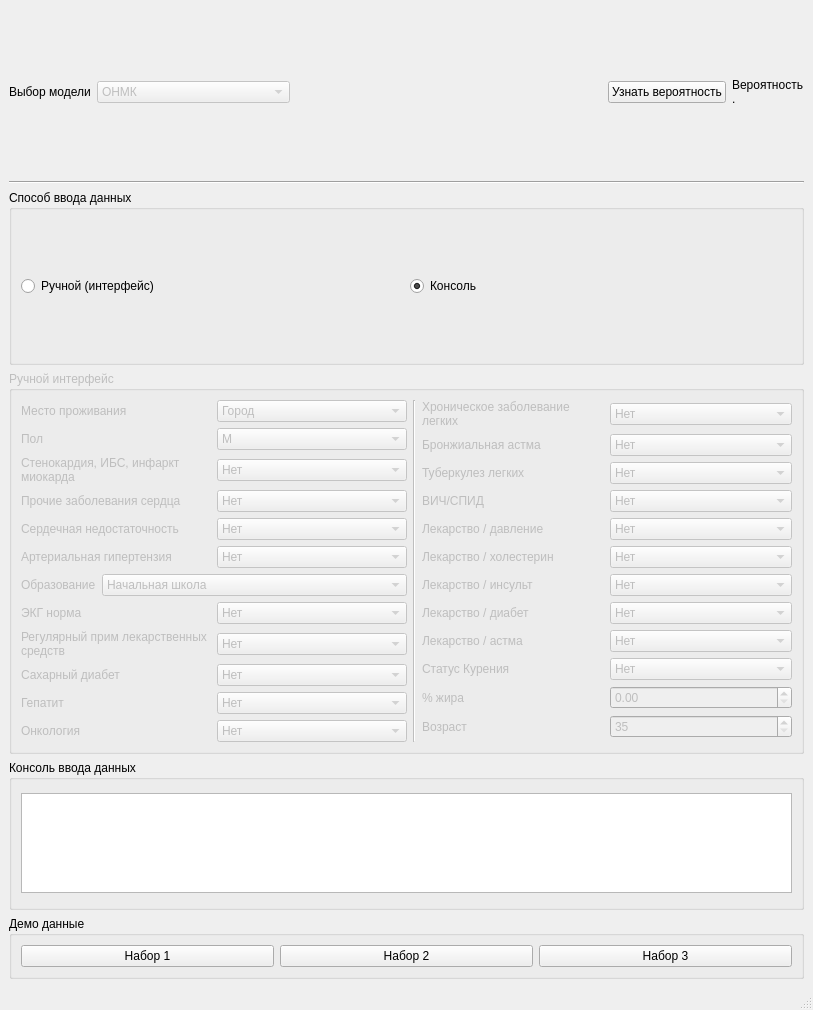
<?xml version="1.0" encoding="UTF-8"?>
<ui version="4.0">
 <class>heartUI</class>
 <widget class="QMainWindow" name="heartUI">
  <property name="geometry">
   <rect>
    <x>0</x>
    <y>0</y>
    <width>813</width>
    <height>1010</height>
   </rect>
  </property>
  <property name="windowTitle">
   <string>Оценка вероятности развития ССЗ</string>
  </property>
  <widget class="QWidget" name="centralwidget">
   <layout class="QGridLayout" name="gridLayout">
    <item row="0" column="0">
     <layout class="QVBoxLayout" name="verticalLayout_5">
      <item>
       <layout class="QVBoxLayout" name="verticalLayout_2">
        <item>
         <layout class="QVBoxLayout" name="verticalLayout">
          <item>
           <layout class="QHBoxLayout" name="horizontalLayout_8">
            <item>
             <layout class="QHBoxLayout" name="horizontalLayout">
              <item>
               <widget class="QLabel" name="labelSelectModel">
                <property name="text">
                 <string>Выбор модели</string>
                </property>
               </widget>
              </item>
              <item>
               <widget class="QComboBox" name="selectModelBox">
                <property name="enabled">
                 <bool>false</bool>
                </property>
                <item>
                 <property name="text">
                  <string>ОНМК</string>
                 </property>
                </item>
                <item>
                 <property name="text">
                  <string>Стенокардия, ИБС, инфаркт</string>
                 </property>
                </item>
                <item>
                 <property name="text">
                  <string>Прочие заболевания</string>
                 </property>
                </item>
                <item>
                 <property name="text">
                  <string>Серд. недост.</string>
                 </property>
                </item>
                <item>
                 <property name="text">
                  <string>Арт. гипертензия</string>
                 </property>
                </item>
               </widget>
              </item>
             </layout>
            </item>
            <item>
             <spacer name="horizontalSpacer">
              <property name="orientation">
               <enum>Qt::Horizontal</enum>
              </property>
              <property name="sizeHint" stdset="0">
               <size>
                <width>28</width>
                <height>20</height>
               </size>
              </property>
             </spacer>
            </item>
            <item>
             <layout class="QHBoxLayout" name="horizontalLayout_7">
              <item>
               <widget class="QPushButton" name="btnRez">
                <property name="text">
                 <string>Узнать вероятность</string>
                </property>
               </widget>
              </item>
              <item>
               <widget class="QLabel" name="l_rez">
                <property name="text">
                 <string>Вероятность                                                         .</string>
                </property>
                <property name="wordWrap">
                 <bool>true</bool>
                </property>
               </widget>
              </item>
             </layout>
            </item>
           </layout>
          </item>
          <item>
           <widget class="Line" name="line">
            <property name="orientation">
             <enum>Qt::Horizontal</enum>
            </property>
           </widget>
          </item>
         </layout>
        </item>
        <item>
         <widget class="QGroupBox" name="groupBox">
          <property name="title">
           <string>Способ ввода данных</string>
          </property>
          <layout class="QHBoxLayout" name="horizontalLayout_29">
           <item>
            <layout class="QHBoxLayout" name="horizontalLayout_28">
             <item>
              <widget class="QRadioButton" name="rb_manual">
               <property name="text">
                <string>Ручной (интерфейс)</string>
               </property>
               <property name="checked">
                <bool>false</bool>
               </property>
               <attribute name="buttonGroup">
                <string notr="true">buttonGroup</string>
               </attribute>
              </widget>
             </item>
             <item>
              <widget class="QRadioButton" name="rb_console">
               <property name="text">
                <string>Консоль</string>
               </property>
               <property name="checked">
                <bool>true</bool>
               </property>
               <attribute name="buttonGroup">
                <string notr="true">buttonGroup</string>
               </attribute>
              </widget>
             </item>
            </layout>
           </item>
          </layout>
         </widget>
        </item>
       </layout>
      </item>
      <item>
       <widget class="QGroupBox" name="gb_manual">
        <property name="enabled">
         <bool>false</bool>
        </property>
        <property name="title">
         <string>Ручной интерфейс</string>
        </property>
        <layout class="QHBoxLayout" name="horizontalLayout_31">
         <item>
          <layout class="QHBoxLayout" name="horizontalLayout_30">
           <item>
            <layout class="QVBoxLayout" name="verticalLayout_3">
             <item>
              <layout class="QHBoxLayout" name="horizontalLayout_2">
               <item>
                <widget class="QLabel" name="label_area">
                 <property name="text">
                  <string>Место проживания</string>
                 </property>
                </widget>
               </item>
               <item>
                <widget class="QComboBox" name="cb_area">
                 <item>
                  <property name="text">
                   <string>Город</string>
                  </property>
                 </item>
                 <item>
                  <property name="text">
                   <string>Село</string>
                  </property>
                 </item>
                </widget>
               </item>
              </layout>
             </item>
             <item>
              <layout class="QHBoxLayout" name="horizontalLayout_3">
               <item>
                <widget class="QLabel" name="label_sex">
                 <property name="text">
                  <string>Пол</string>
                 </property>
                </widget>
               </item>
               <item>
                <widget class="QComboBox" name="cb_sex">
                 <item>
                  <property name="text">
                   <string>М</string>
                  </property>
                 </item>
                 <item>
                  <property name="text">
                   <string>Ж</string>
                  </property>
                 </item>
                </widget>
               </item>
              </layout>
             </item>
             <item>
              <layout class="QHBoxLayout" name="horizontalLayout_4">
               <item>
                <widget class="QLabel" name="label_steno">
                 <property name="text">
                  <string>Стенокардия, ИБС, инфаркт миокарда</string>
                 </property>
                 <property name="wordWrap">
                  <bool>true</bool>
                 </property>
                </widget>
               </item>
               <item>
                <widget class="QComboBox" name="cb_steno">
                 <item>
                  <property name="text">
                   <string>Нет</string>
                  </property>
                 </item>
                 <item>
                  <property name="text">
                   <string>Да</string>
                  </property>
                 </item>
                </widget>
               </item>
              </layout>
             </item>
             <item>
              <layout class="QHBoxLayout" name="horizontalLayout_5">
               <item>
                <widget class="QLabel" name="label_othHeartDes">
                 <property name="text">
                  <string>Прочие заболевания сердца</string>
                 </property>
                 <property name="wordWrap">
                  <bool>true</bool>
                 </property>
                </widget>
               </item>
               <item>
                <widget class="QComboBox" name="cb_othHearDes">
                 <item>
                  <property name="text">
                   <string>Нет</string>
                  </property>
                 </item>
                 <item>
                  <property name="text">
                   <string>Да</string>
                  </property>
                 </item>
                </widget>
               </item>
              </layout>
             </item>
             <item>
              <layout class="QHBoxLayout" name="horizontalLayout_6">
               <item>
                <widget class="QLabel" name="label_heartNed">
                 <property name="text">
                  <string>Сердечная недостаточность</string>
                 </property>
                 <property name="wordWrap">
                  <bool>true</bool>
                 </property>
                </widget>
               </item>
               <item>
                <widget class="QComboBox" name="cb_heartNed">
                 <item>
                  <property name="text">
                   <string>Нет</string>
                  </property>
                 </item>
                 <item>
                  <property name="text">
                   <string>Да</string>
                  </property>
                 </item>
                </widget>
               </item>
              </layout>
             </item>
             <item>
              <layout class="QHBoxLayout" name="horizontalLayout_9">
               <item>
                <widget class="QLabel" name="label_artHyper">
                 <property name="text">
                  <string>Артериальная гипертензия</string>
                 </property>
                 <property name="wordWrap">
                  <bool>true</bool>
                 </property>
                </widget>
               </item>
               <item>
                <widget class="QComboBox" name="cb_artHyper">
                 <item>
                  <property name="text">
                   <string>Нет</string>
                  </property>
                 </item>
                 <item>
                  <property name="text">
                   <string>Да</string>
                  </property>
                 </item>
                </widget>
               </item>
              </layout>
             </item>
             <item>
              <layout class="QHBoxLayout" name="horizontalLayout_10">
               <item>
                <widget class="QLabel" name="label_educ">
                 <property name="text">
                  <string>Образование</string>
                 </property>
                 <property name="wordWrap">
                  <bool>true</bool>
                 </property>
                </widget>
               </item>
               <item>
                <widget class="QComboBox" name="cb_educ">
                 <item>
                  <property name="text">
                   <string>Начальная школа</string>
                  </property>
                 </item>
                 <item>
                  <property name="text">
                   <string>средняя школа / закон.среднее / выше среднего</string>
                  </property>
                 </item>
                 <item>
                  <property name="text">
                   <string>профессиональное училище</string>
                  </property>
                 </item>
                 <item>
                  <property name="text">
                   <string>ВУЗ</string>
                  </property>
                 </item>
                </widget>
               </item>
              </layout>
             </item>
             <item>
              <layout class="QHBoxLayout" name="horizontalLayout_11">
               <item>
                <widget class="QLabel" name="label_ecgNorm">
                 <property name="text">
                  <string>ЭКГ норма</string>
                 </property>
                 <property name="wordWrap">
                  <bool>true</bool>
                 </property>
                </widget>
               </item>
               <item>
                <widget class="QComboBox" name="cb_ecgNorm">
                 <item>
                  <property name="text">
                   <string>Нет</string>
                  </property>
                 </item>
                 <item>
                  <property name="text">
                   <string>Да</string>
                  </property>
                 </item>
                </widget>
               </item>
              </layout>
             </item>
             <item>
              <layout class="QHBoxLayout" name="horizontalLayout_12">
               <item>
                <widget class="QLabel" name="label_regularDrug">
                 <property name="text">
                  <string>Регулярный прим лекарственных средств</string>
                 </property>
                 <property name="wordWrap">
                  <bool>true</bool>
                 </property>
                </widget>
               </item>
               <item>
                <widget class="QComboBox" name="cb_regularDrug">
                 <item>
                  <property name="text">
                   <string>Нет</string>
                  </property>
                 </item>
                 <item>
                  <property name="text">
                   <string>Да</string>
                  </property>
                 </item>
                </widget>
               </item>
              </layout>
             </item>
             <item>
              <layout class="QHBoxLayout" name="horizontalLayout_13">
               <item>
                <widget class="QLabel" name="label_sugDiab">
                 <property name="text">
                  <string>Сахарный диабет</string>
                 </property>
                 <property name="wordWrap">
                  <bool>true</bool>
                 </property>
                </widget>
               </item>
               <item>
                <widget class="QComboBox" name="cb_sugDiab">
                 <item>
                  <property name="text">
                   <string>Нет</string>
                  </property>
                 </item>
                 <item>
                  <property name="text">
                   <string>Да</string>
                  </property>
                 </item>
                </widget>
               </item>
              </layout>
             </item>
             <item>
              <layout class="QHBoxLayout" name="horizontalLayout_14">
               <item>
                <widget class="QLabel" name="label_hepatit">
                 <property name="text">
                  <string>Гепатит</string>
                 </property>
                 <property name="wordWrap">
                  <bool>true</bool>
                 </property>
                </widget>
               </item>
               <item>
                <widget class="QComboBox" name="cb__hepatit">
                 <item>
                  <property name="text">
                   <string>Нет</string>
                  </property>
                 </item>
                 <item>
                  <property name="text">
                   <string>Да</string>
                  </property>
                 </item>
                </widget>
               </item>
              </layout>
             </item>
             <item>
              <layout class="QHBoxLayout" name="horizontalLayout_15">
               <item>
                <widget class="QLabel" name="label_onco">
                 <property name="text">
                  <string>Онкология</string>
                 </property>
                 <property name="wordWrap">
                  <bool>true</bool>
                 </property>
                </widget>
               </item>
               <item>
                <widget class="QComboBox" name="cb_onco">
                 <item>
                  <property name="text">
                   <string>Нет</string>
                  </property>
                 </item>
                 <item>
                  <property name="text">
                   <string>Да</string>
                  </property>
                 </item>
                </widget>
               </item>
              </layout>
             </item>
            </layout>
           </item>
           <item>
            <widget class="Line" name="line_2">
             <property name="orientation">
              <enum>Qt::Vertical</enum>
             </property>
            </widget>
           </item>
           <item>
            <layout class="QVBoxLayout" name="verticalLayout_4">
             <item>
              <layout class="QHBoxLayout" name="horizontalLayout_16">
               <item>
                <widget class="QLabel" name="label_hronLung">
                 <property name="text">
                  <string>Хроническое заболевание легких</string>
                 </property>
                 <property name="wordWrap">
                  <bool>true</bool>
                 </property>
                </widget>
               </item>
               <item>
                <widget class="QComboBox" name="cb_hronLung">
                 <item>
                  <property name="text">
                   <string>Нет</string>
                  </property>
                 </item>
                 <item>
                  <property name="text">
                   <string>Да</string>
                  </property>
                 </item>
                </widget>
               </item>
              </layout>
             </item>
             <item>
              <layout class="QHBoxLayout" name="horizontalLayout_17">
               <item>
                <widget class="QLabel" name="label_bronhAstm">
                 <property name="text">
                  <string>Бронжиальная астма</string>
                 </property>
                 <property name="wordWrap">
                  <bool>true</bool>
                 </property>
                </widget>
               </item>
               <item>
                <widget class="QComboBox" name="cb_bronhAstm">
                 <item>
                  <property name="text">
                   <string>Нет</string>
                  </property>
                 </item>
                 <item>
                  <property name="text">
                   <string>Да</string>
                  </property>
                 </item>
                </widget>
               </item>
              </layout>
             </item>
             <item>
              <layout class="QHBoxLayout" name="horizontalLayout_18">
               <item>
                <widget class="QLabel" name="label_tubLung">
                 <property name="text">
                  <string>Туберкулез легких</string>
                 </property>
                 <property name="wordWrap">
                  <bool>true</bool>
                 </property>
                </widget>
               </item>
               <item>
                <widget class="QComboBox" name="cb_tubLung">
                 <item>
                  <property name="text">
                   <string>Нет</string>
                  </property>
                 </item>
                 <item>
                  <property name="text">
                   <string>Да</string>
                  </property>
                 </item>
                </widget>
               </item>
              </layout>
             </item>
             <item>
              <layout class="QHBoxLayout" name="horizontalLayout_19">
               <item>
                <widget class="QLabel" name="label_spid">
                 <property name="text">
                  <string>ВИЧ/СПИД</string>
                 </property>
                 <property name="wordWrap">
                  <bool>true</bool>
                 </property>
                </widget>
               </item>
               <item>
                <widget class="QComboBox" name="cb_spid">
                 <item>
                  <property name="text">
                   <string>Нет</string>
                  </property>
                 </item>
                 <item>
                  <property name="text">
                   <string>Да</string>
                  </property>
                 </item>
                </widget>
               </item>
              </layout>
             </item>
             <item>
              <layout class="QHBoxLayout" name="horizontalLayout_20">
               <item>
                <widget class="QLabel" name="label_12">
                 <property name="text">
                  <string>Лекарство / давление</string>
                 </property>
                 <property name="wordWrap">
                  <bool>true</bool>
                 </property>
                </widget>
               </item>
               <item>
                <widget class="QComboBox" name="comboBox_14">
                 <item>
                  <property name="text">
                   <string>Нет</string>
                  </property>
                 </item>
                 <item>
                  <property name="text">
                   <string>Да</string>
                  </property>
                 </item>
                </widget>
               </item>
              </layout>
             </item>
             <item>
              <layout class="QHBoxLayout" name="horizontalLayout_21">
               <item>
                <widget class="QLabel" name="label_lekHoles">
                 <property name="text">
                  <string>Лекарство / холестерин</string>
                 </property>
                 <property name="wordWrap">
                  <bool>true</bool>
                 </property>
                </widget>
               </item>
               <item>
                <widget class="QComboBox" name="cb_lekHoles">
                 <item>
                  <property name="text">
                   <string>Нет</string>
                  </property>
                 </item>
                 <item>
                  <property name="text">
                   <string>Да</string>
                  </property>
                 </item>
                </widget>
               </item>
              </layout>
             </item>
             <item>
              <layout class="QHBoxLayout" name="horizontalLayout_22">
               <item>
                <widget class="QLabel" name="label_lekInsult">
                 <property name="text">
                  <string>Лекарство / инсульт</string>
                 </property>
                 <property name="wordWrap">
                  <bool>true</bool>
                 </property>
                </widget>
               </item>
               <item>
                <widget class="QComboBox" name="cb_lekInsult">
                 <item>
                  <property name="text">
                   <string>Нет</string>
                  </property>
                 </item>
                 <item>
                  <property name="text">
                   <string>Да</string>
                  </property>
                 </item>
                </widget>
               </item>
              </layout>
             </item>
             <item>
              <layout class="QHBoxLayout" name="horizontalLayout_23">
               <item>
                <widget class="QLabel" name="label_lekDiab">
                 <property name="text">
                  <string>Лекарство / диабет</string>
                 </property>
                 <property name="wordWrap">
                  <bool>true</bool>
                 </property>
                </widget>
               </item>
               <item>
                <widget class="QComboBox" name="cb_lekDiab">
                 <item>
                  <property name="text">
                   <string>Нет</string>
                  </property>
                 </item>
                 <item>
                  <property name="text">
                   <string>Да</string>
                  </property>
                 </item>
                </widget>
               </item>
              </layout>
             </item>
             <item>
              <layout class="QHBoxLayout" name="horizontalLayout_24">
               <item>
                <widget class="QLabel" name="label_lekAstma">
                 <property name="text">
                  <string>Лекарство / астма</string>
                 </property>
                 <property name="wordWrap">
                  <bool>true</bool>
                 </property>
                </widget>
               </item>
               <item>
                <widget class="QComboBox" name="cb_lekAstma">
                 <item>
                  <property name="text">
                   <string>Нет</string>
                  </property>
                 </item>
                 <item>
                  <property name="text">
                   <string>Да</string>
                  </property>
                 </item>
                </widget>
               </item>
              </layout>
             </item>
             <item>
              <layout class="QHBoxLayout" name="horizontalLayout_25">
               <item>
                <widget class="QLabel" name="label_smoking">
                 <property name="text">
                  <string>Статус Курения</string>
                 </property>
                 <property name="wordWrap">
                  <bool>true</bool>
                 </property>
                </widget>
               </item>
               <item>
                <widget class="QComboBox" name="cb_smoking">
                 <item>
                  <property name="text">
                   <string>Нет</string>
                  </property>
                 </item>
                 <item>
                  <property name="text">
                   <string>Да</string>
                  </property>
                 </item>
                </widget>
               </item>
              </layout>
             </item>
             <item>
              <layout class="QHBoxLayout" name="horizontalLayout_26">
               <item>
                <widget class="QLabel" name="label_percentFat">
                 <property name="text">
                  <string>% жира</string>
                 </property>
                 <property name="wordWrap">
                  <bool>true</bool>
                 </property>
                </widget>
               </item>
               <item>
                <widget class="QDoubleSpinBox" name="dsb_percentFat"/>
               </item>
              </layout>
             </item>
             <item>
              <layout class="QHBoxLayout" name="horizontalLayout_27">
               <item>
                <widget class="QLabel" name="label_age">
                 <property name="text">
                  <string>Возраст</string>
                 </property>
                 <property name="wordWrap">
                  <bool>true</bool>
                 </property>
                </widget>
               </item>
               <item>
                <widget class="QSpinBox" name="sb_age">
                 <property name="minimum">
                  <number>35</number>
                 </property>
                </widget>
               </item>
              </layout>
             </item>
            </layout>
           </item>
          </layout>
         </item>
        </layout>
       </widget>
      </item>
      <item>
       <widget class="QGroupBox" name="gb_console">
        <property name="maximumSize">
         <size>
          <width>16777215</width>
          <height>150</height>
         </size>
        </property>
        <property name="title">
         <string>Консоль ввода данных</string>
        </property>
        <layout class="QHBoxLayout" name="horizontalLayout_32">
         <item>
          <widget class="QPlainTextEdit" name="pte_console">
           <property name="maximumSize">
            <size>
             <width>16777215</width>
             <height>100</height>
            </size>
           </property>
          </widget>
         </item>
        </layout>
       </widget>
      </item>
     </layout>
    </item>
    <item row="1" column="0">
     <widget class="QGroupBox" name="gb_demo">
      <property name="title">
       <string>Демо данные</string>
      </property>
      <layout class="QHBoxLayout" name="horizontalLayout_34">
       <item>
        <layout class="QHBoxLayout" name="horizontalLayout_33">
         <item>
          <widget class="QPushButton" name="pb_demo1">
           <property name="text">
            <string>Набор 1</string>
           </property>
          </widget>
         </item>
         <item>
          <widget class="QPushButton" name="pb_demo2">
           <property name="text">
            <string>Набор 2</string>
           </property>
          </widget>
         </item>
         <item>
          <widget class="QPushButton" name="pb_demo3">
           <property name="text">
            <string>Набор 3</string>
           </property>
          </widget>
         </item>
        </layout>
       </item>
      </layout>
     </widget>
    </item>
   </layout>
  </widget>
  <widget class="QMenuBar" name="menubar">
   <property name="geometry">
    <rect>
     <x>0</x>
     <y>0</y>
     <width>813</width>
     <height>26</height>
    </rect>
   </property>
  </widget>
  <widget class="QStatusBar" name="statusbar"/>
 </widget>
 <resources/>
 <connections/>
 <buttongroups>
  <buttongroup name="buttonGroup"/>
 </buttongroups>
</ui>
